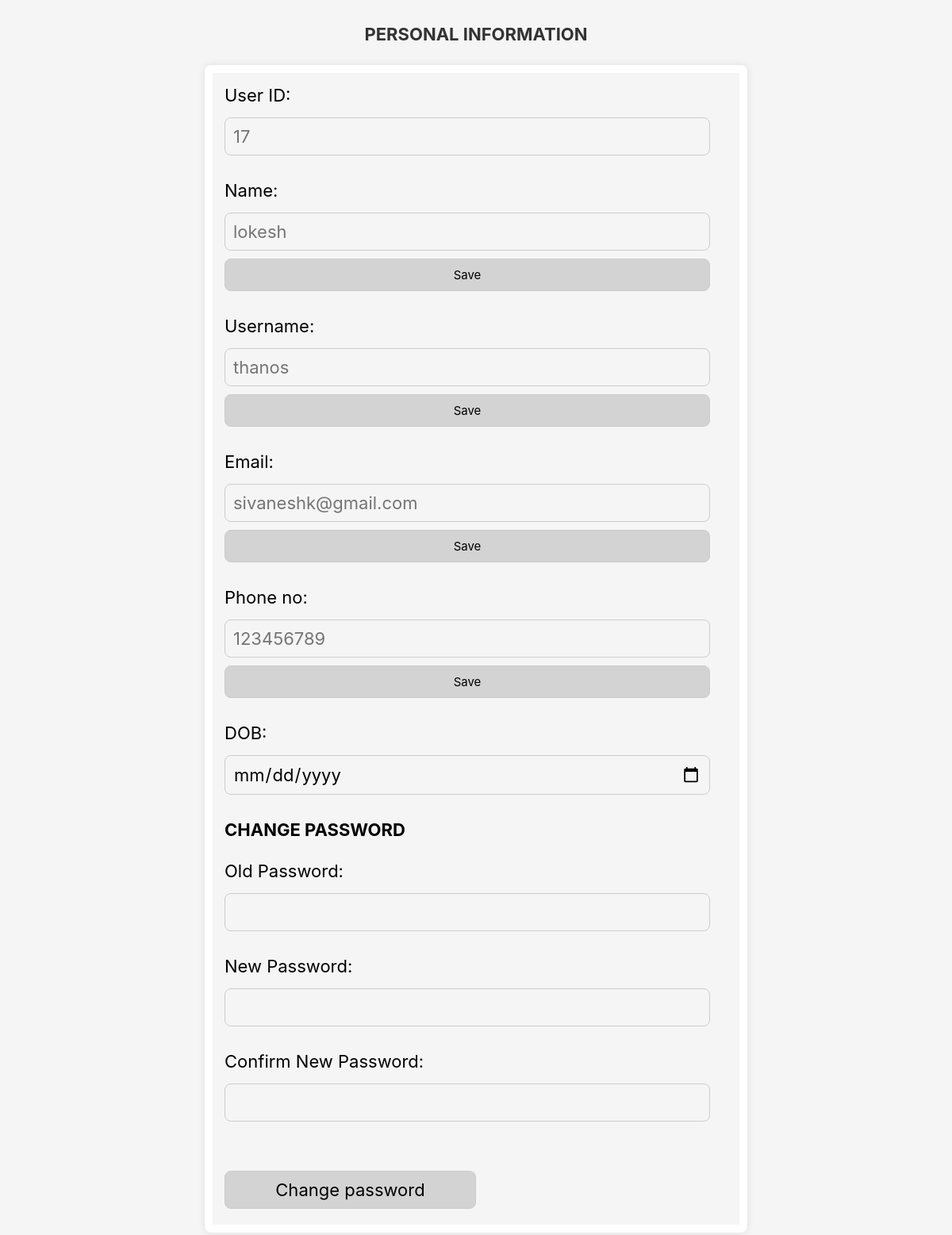
/profilecontents.php (signed in), run on the app's committed database.
### tables this page shows
CREATE TABLE `celebrities` (
  `id` int(11) NOT NULL,
  `name` varchar(50) NOT NULL,
  `username` varchar(25) NOT NULL,
  `email` varchar(50) NOT NULL,
  `phone` int(13) NOT NULL,
  `DOB` date NOT NULL,
  `password` varchar(75) NOT NULL
);

### profilecontents.php (the view, shortened to what this page needs)
<?php
require 'config.php';
if(!empty($_SESSION["id"])){
  $id = $_SESSION["id"];
  $result = mysqli_query($conn, "SELECT * FROM celebrities WHERE ID = $id");
  $row = mysqli_fetch_assoc($result);
}
else{
  header("Location: home1.php");
}
?>
<!DOCTYPE html>
<html lang="en">
<head>
</head>
<body>
    <div>
        <h1>PERSONAL INFORMATION</h1>
        <br>
        <center>
            <table>
                <tr>
                    <td>
                        <form class="form" action="" method="post" autocomplete="off">
                            <label for="id">User ID:</label>
                            <input type="text" name="id" id="id" required value="" disabled placeholder="<?php echo htmlspecialchars($row['id']); ?>">
                        </form>
                        <br>
                        <form class="form" action="" method="post" autocomplete="off">
                            <label for="newname">Name:</label>
                            <input type="text" name="newname" id="newname" required value="" placeholder="<?php echo htmlspecialchars($row['name']); ?>">
                            <button class="btn1" type="submit" name="nsubmit">Save</button>
                        </form>
                        <br>
                        <form class="form" action="" method="post" autocomplete="off">
                            <label for="newusername">Username:</label>
                            <input type="text" name="newusername" id="newusername" required value="" placeholder="<?php echo htmlspecialchars($row['username']); ?>">
                            <button class="btn1" type="submit" name="usubmit">Save</button>
                        </form>
                        <br>
                        <form class="form" action="" method="post" autocomplete="off">
                            <label for="newemail">Email:</label>
                            <input type="email" name="newemail" id="newemail" required value="" placeholder="<?php echo htmlspecialchars($row['email']); ?>">
                            <button class="btn1" type="submit" name="esubmit">Save</button>
                        </form>
                        <br>
                        <form class="form" action="" method="post" autocomplete="off">
                            <label for="newphonenumber">Phone no:</label>
                            <input type="number" name="newphonenumber" id="newphonenumber" required value="" maxlength="12" placeholder="<?php echo htmlspecialchars($row['phone']); ?>">
                            <button class="btn1" type="submit" name="psubmit">Save</button>
                        </form>
                        <br>
                        <form class="form" action="" method="post" autocomplete="off">
                            <label for="DOB">DOB:</label>
                            <input type="date" name="DOB" id="DOB" required value="" placeholder="<?php echo htmlspecialchars($row['DOB']); ?>">
                        </form>
                        <br>
                        <h3>CHANGE PASSWORD</h3>
                        <br>
                        <form class="form" action="" method="post" autocomplete="off">
                            <label for="password">Old Password:</label>
                            <input type="password" name="password" id="password" required value="">
                            <br>
                            <label for="newpassword">New Password:</label>
                            <input type="password" name="newpassword" id="newpassword" required value="">
                            <br>
                            <label for="confirmnewpassword">Confirm New Password:</label>
                            <input type="password" name="confirmnewpassword" id="confirmnewpassword" required value="">
                            <br>
                            <br>
                            <button type="submit" name="submit" style="width:50%;">Change password</button>
                        </form>
                    </td>
                </tr>
            </table>
        </center>
    </div>
</body>
</html>

### profilecontents.php (style rules this page uses)
* { font-size: 22px; color: black; font-family: -apple-system, BlinkMacSystemFont, 'Segoe UI', Roboto, Oxygen, Ubuntu, Cantarell, 'Open Sans', 'Helvetica Neue', sans-serif; background-color: whitesmoke; margin: 0; padding: 0; }
body { margin: 30px; }
h1 { text-align: center; color: #333; }
table { width: 60%; margin: 0 auto; border-collapse: separate; border-spacing: 10px; background-color: white; border-radius: 8px; box-shadow: 0 0 10px rgba(0,0,0,0.1); }
td { padding: 15px; vertical-align: top; }
input, button { border-radius: 8px; border: 1px solid #ccc; padding: 10px; margin: 5px 0; width: calc(100% - 22px); box-sizing: border-box; }
button { background-color: lightgray; cursor: pointer; }
label { display: block; margin-bottom: 10px; }
.btn1 { font-size: 15px; border-radius: 8px; }
.form { display: flex; flex-direction: column; align-items: flex-start; }

### data on the page
celebrities: id "17", newname "lokesh", newusername "thanos", newemail "sivaneshk@gmail.com", newphonenumber "123456789"
